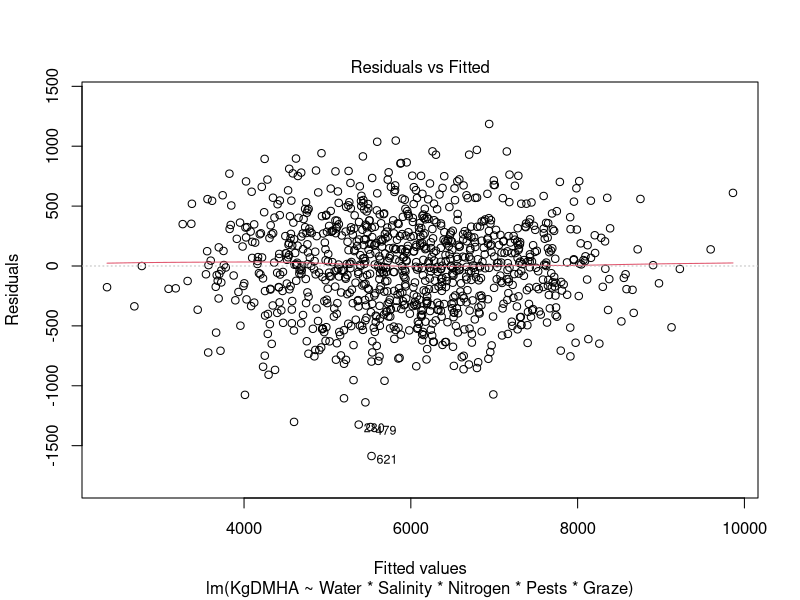
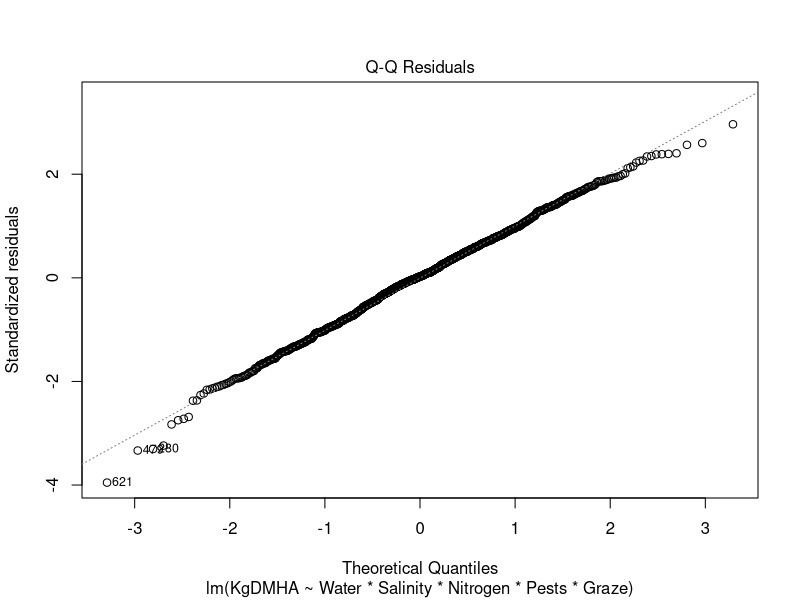
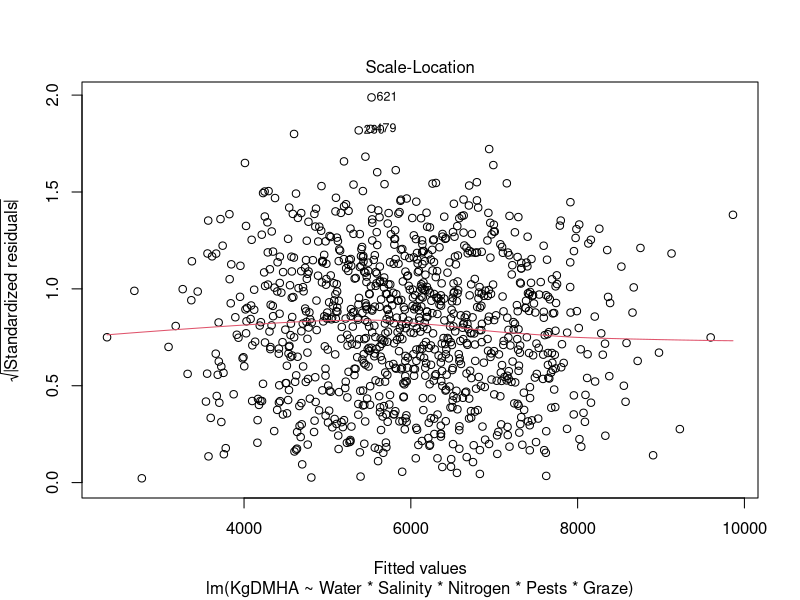
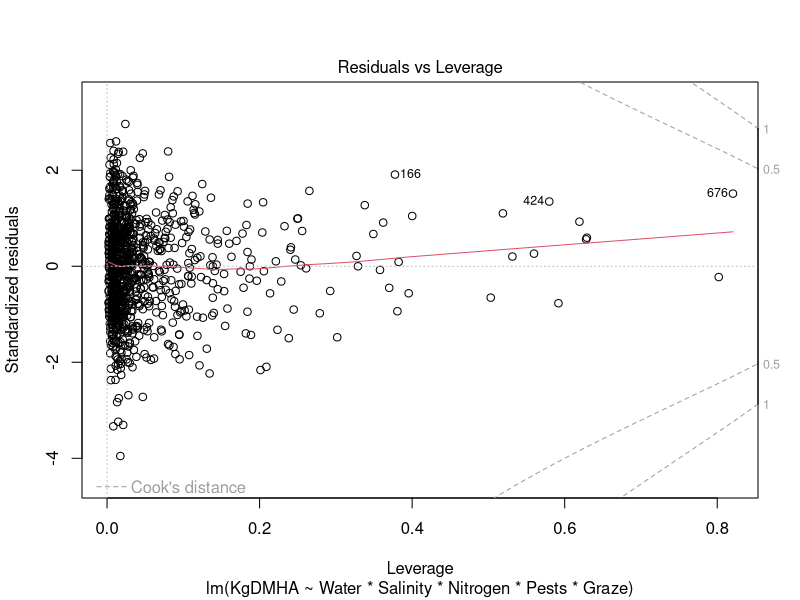
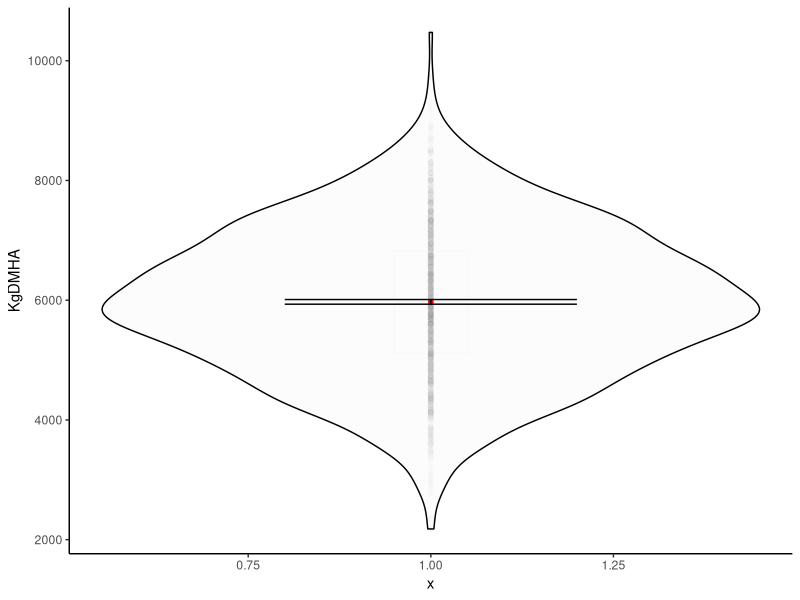
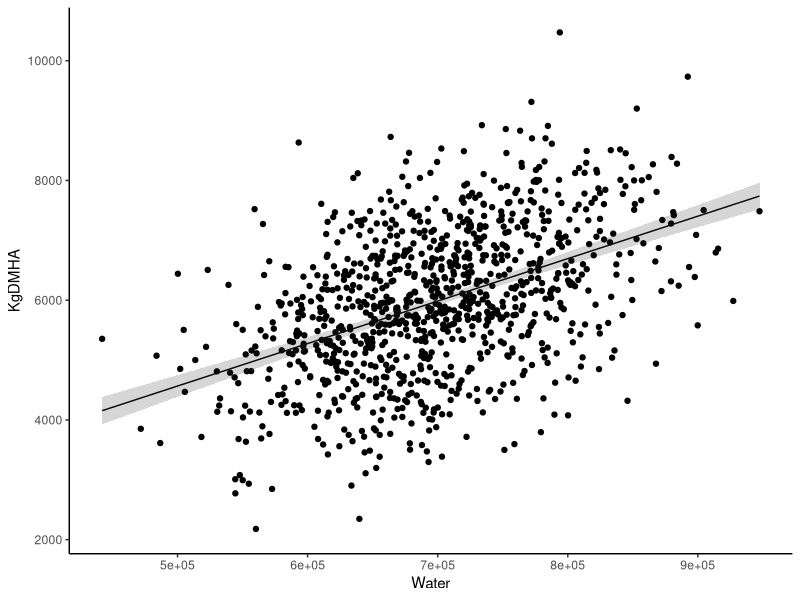

These charts were generated, in order, by the following R code:
## ---- chunk 1
grasslanddata<-read.csv("data/grasslanddata.csv")
## ---- chunk 2
model10<-lm(KgDMHA~Water*Salinity*Nitrogen*Pests*Graze,data = grasslanddata)
#summary(model10)
AIC(model10)
## ---- chunk 3
plot(model10)

#plot(resid(model10)~grasslanddata$KgDMHA)
## ---- chunk 4
model1<-lm(KgDMHA~1,data = grasslanddata)
summary(model1)
## ---- chunk 5
library(ggplot2)

ggplot(grasslanddata, aes(x=1,y=KgDMHA))+
  geom_point(alpha=0.01)+
   geom_boxplot(alpha=0.1,color=gray(0.9,0.1),width=0.1) +
  geom_violin(fill=gray(0.9,0.1),color="black")+
  stat_summary(fun.y=mean, geom="point", shape=20, size=2, color="red", fill="red")+
  stat_summary(fun.data = mean_se,  
                 geom = "errorbar",width=0.4) +
  theme_classic()
## ---- chunk 6
model2<-lm(KgDMHA~Water, data=grasslanddata)
summary(model2)
## ---- chunk 7
predictedmodel2<-predict.lm(model2,grasslanddata,interval = "co")
## ---- chunk 8
grasslanddata2<-cbind(grasslanddata,predictedmodel2)
## ---- chunk 9
ggplot(data=grasslanddata2,aes(y=KgDMHA, x=Water, ymin=lwr,ymax=upr ))+
  geom_point()+
  geom_line(aes(y=fit))+
  geom_ribbon(alpha=0.2)+
  theme_classic()

## ---- chunk 10
model6<-lm(KgDMHA~Graze+Pests, data=grasslanddata)
summary(model6)
## ---- chunk 11
predictedmodel6<-predict.lm(model6,grasslanddata,interval = "co")
grasslanddata6<-cbind(grasslanddata,predictedmodel6)
## ---- chunk 12
library(caret)
ctrl <- trainControl(method= 'cv', number= 10)

abiotic <- train(KgDMHA~ Water + Salinity + Nitrogen, data= grasslanddata, trControl= ctrl,method="lm")



## ---- chunk 13
print(abiotic)
## ---- chunk 14
summary(abiotic$finalModel)
